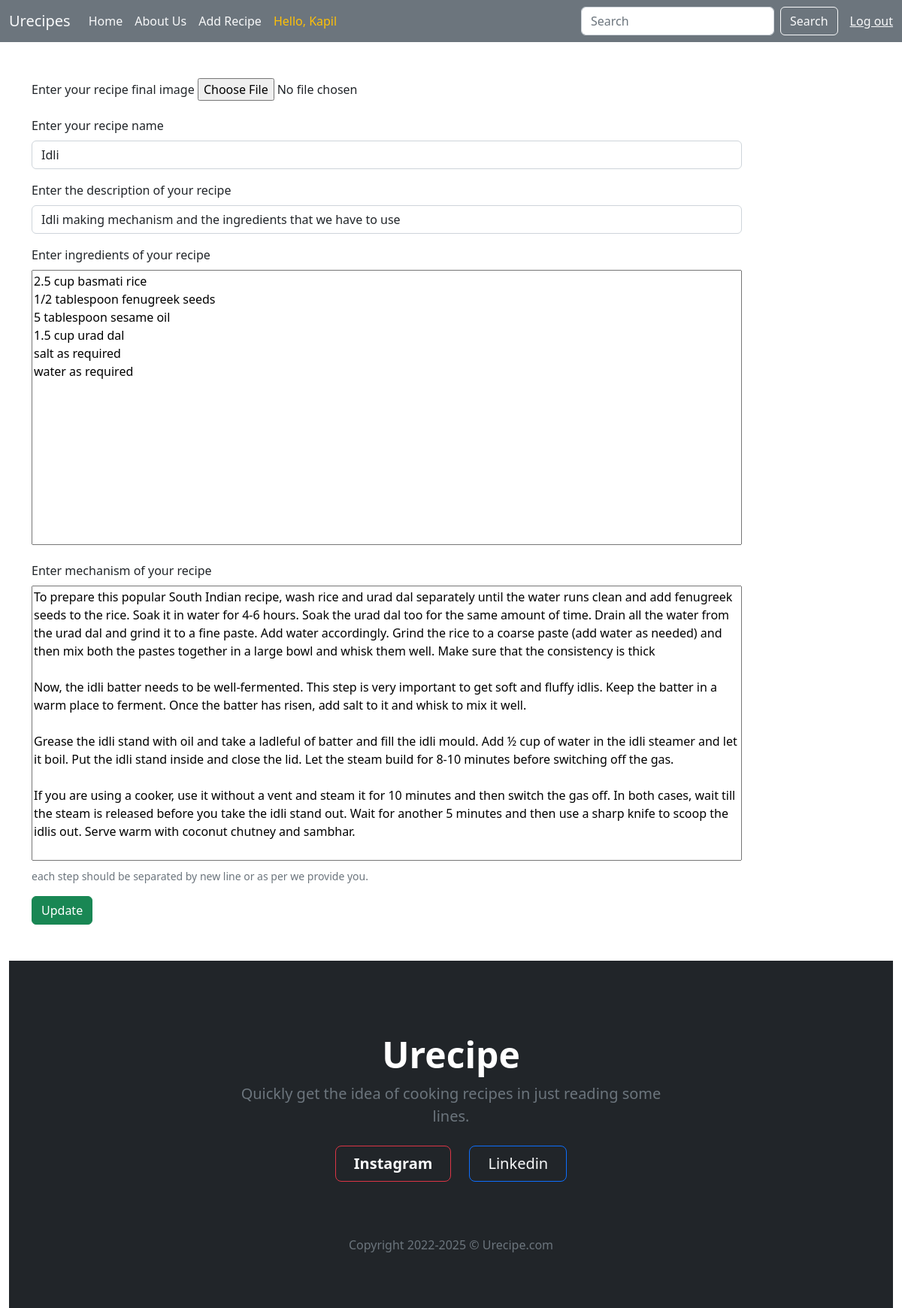
The page /editurecipe/5 (signed in) on the database its author committed.
### app/models.py (models this page shows, shortened)
class Urecipe(models.Model):
    recipe_image = models.ImageField(upload_to = "pics")
    recipe_name = models.CharField(max_length=100)
    recipe_desc = models.CharField(max_length=250)
    recipe_ingredients = models.TextField()
    recipe_steps = models.TextField()
    date_added = models.DateTimeField(auto_now_add=True)
    owner = models.ForeignKey(User,on_delete=models.CASCADE)

### app/views.py (the view)
# urls.py: path('editurecipe/<int:recipe_id>',views.editurecipe, name="editurecipe"),
def editurecipe(request,recipe_id):
    name = Urecipe.objects.get(id=recipe_id)
    if request.method == "POST":
        image = name.recipe_image
        recipename = request.POST['recipename']
        desc = request.POST['recipedescription']
        ingredients = request.POST['ingredients']
        steps = request.POST['mechanism']
        if recipename and desc and ingredients and steps:
            name.recipe_image = image
            name.recipe_name = recipename
            name.recipe_desc = desc
            name.recipe_ingredients = ingredients
            name.recipe_steps = steps
            name.owner = name.owner
            name.save()
            messages.info(request, "Successful!")
            return redirect("/")
    else:
        return render(request, "app/edit.html",{"recipe":name})

### app/templates/app/edit.html (shortened to what this page needs)
{% extends "app/base.html"%}
{% block content %}
<div class="d-flex align-items-center container my-5">
    <form action="/editurecipe/{{recipe.id}}" method="POST">
            <div class="mb-3">
                <label for="image" class="form-label">Enter your recipe final image</label>
                <input class="form-control-file" type="file" id="image" name="image" accept="images/*" value="{{recipe.recipe_image}}">
            </div>
            <div class="mb-3">
                <label for="recipename" class="form-label">Enter your recipe name</label>
                <input type="text" class="form-control" id="recipename" name="recipename" value="{{recipe.recipe_name}}" required>
            </div>
            <div class="mb-3">
                <label for="recipedescription" class="form-label">Enter the description of your recipe </label>
                <input type="text" class="form-control" id="recipedescription" name="recipedescription" value="{{recipe.recipe_desc}}" required>
            </div>
            <div class="mb-3">
                <label for="recipeingredients" class="form-label">Enter ingredients of your recipe</label><br>
                <textarea id="ingredients" name="ingredients" rows="15" cols="100" style="resize: none;" required>{{recipe.recipe_ingredients}}</textarea>
            </div>
            <div class="mb-3">
                <label for="recipeingredients" class="form-label">Enter mechanism of your recipe</label><br>
                <textarea id="mechanism" name="mechanism" rows="15" cols="100" style="resize: none;" required>{{recipe.recipe_steps}}</textarea>
                <div id="mechanismrecipe" class="form-text"> each step should be separated by new line or as per we provide
                    you.</div>
            </div>
            <button type="submit" class="btn btn-success">Update</button>
    </form>
</div>
{% endblock content %}

### app/templates/app/base.html (shortened to what this page needs)
<!doctype html>
<html lang="en">
<head>
  <link href="https://cdn.jsdelivr.net/npm/bootstrap@5.2.1/dist/css/bootstrap.min.css" rel="stylesheet"
>
</head>
<body>
  <nav class="navbar navbar-expand-lg bg-secondary">
    <div class="container-fluid">
      <a class="navbar-brand text-light" href="/">Urecipes</a>
      <div class="collapse navbar-collapse" id="navbarSupportedContent">
        <ul class="navbar-nav me-auto mb-2 mb-lg-0">
          <li class="nav-item">
            <a class="nav-link active text-light" aria-current="page" href="/">Home</a>
          </li>
          <li class="nav-item">
            <a class="nav-link text-light disabled" href="#">About Us</a>
          </li>
          {% if not user.is_authenticated %}
            <li class="nav-item">
              <a class="nav-link text-light" href="" data-bs-toggle="modal" data-bs-target="#loginModal">Add Recipe</a>
            </li>
          {% else %}
            <li class="nav-item">
              <a class="nav-link text-light" href="/addurecipe/">Add Recipe</a>
            </li>
          {% endif %}
          {% if user.is_authenticated %}
            <li class="nav-item">
              <a class="nav-link text-warning disabled">Hello, {{user.username}}</a>
            </li>
          {% endif %}
        </ul>
        <form class="d-flex" action="/search/" method="GET">
            <input class="form-control me-2" type="search" placeholder="Search" aria-label="Search" name="query" required>
            <button class="btn btn-outline-light me-3" type="submit">Search</button>
        </form>
        {% if user.is_authenticated %}
          <a href="{% url 'app:logout' %}" class="text-light">Log out</a>
        {% else %}
          <button type="button" class="btn btn-outline-info me-2 " data-bs-toggle="modal" data-bs-target="#loginModal">Log In</button>
          <button type="button" class="btn btn-outline-info me-2" data-bs-toggle="modal" data-bs-target="#signupModal">Sign Up</button>
        {% endif %}
        </div>
    </div>
  </nav>
  {% block content %}
  {% endblock content %}
  <footer class="container-fluid">
    <div class="bg-dark text-secondary px-4 py-5 text-center">
      <div class="py-5">
        <h1 class="display-5 fw-bold text-white">Urecipe</h1>
        <div class="col-lg-6 mx-auto">
          <p class="fs-5 mb-4">Quickly get the idea of cooking recipes in just reading some lines.</p>
          <div class="d-grid gap-2 d-sm-flex justify-content-sm-center">
            <button type="button" class="btn btn-outline-danger btn-lg px-4 me-sm-3 fw-bold"><a href="https://www.instagram.com/iamkeps1/" class="text-decoration-none text-light">Instagram</a></button>
            <button type="button" class="btn btn-outline-primary btn-lg px-4"><a href="https://www.linkedin.com/in/kapil-kumar-5a9218248/" class="text-decoration-none text-light">Linkedin</a></button>
          </div>
        </div>
      </div>
      <div class="my-4 mt-14">
        <p class="mb-0 fs-6">
          Copyright 2022-2025 © Urecipe.com
        </p>
      </div>
    </div>
  </footer>
</body>
</html>

### rows shown on the page
Urecipe: recipename "Idli", recipedescription "Idli making mechanism and the ingredients that we have to use", ingredients "2.5 cup basmati rice 1/2 tablespoon fenugreek seeds 5 tablespoon sesame oil 1.5 cup urad dal salt as required water as required", mechanism "To prepare this popular South Indian recipe, wash rice and urad dal separately until the water runs clean and add fenugreek seeds to the rice. Soak it in water for 4-6 hours. Soak the urad dal too for the same amount of time. Drain all the water from the urad dal and grind it to a fine paste. Add water accordingly. Grind the rice to a coarse paste (add water as needed) and then mix both the pastes together in a large bowl and whisk them well. Make sure that the consistency is thick Now, the idli batter needs to be well-fermented. This step is very important to get soft and fluffy idlis. Keep the batter in a warm place to ferment. Once the batter has risen, add salt to it and whisk to mix it…"

### other values the page prints
{{ user.username }} "Kapil"
